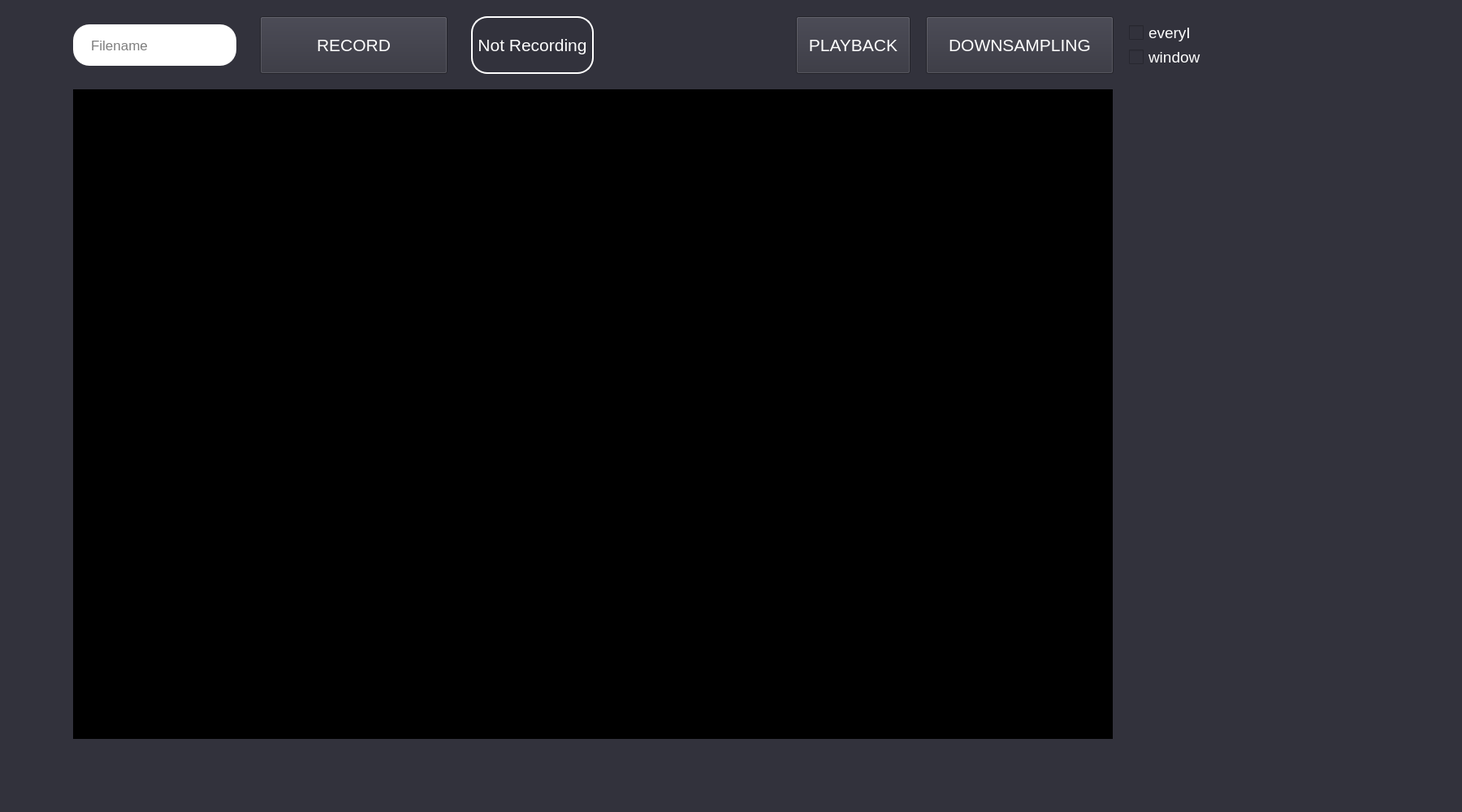
<?xml version="1.0" encoding="UTF-8"?>
<ui version="4.0">
 <class>MainWindow</class>
 <widget class="QMainWindow" name="MainWindow">
  <property name="geometry">
   <rect>
    <x>0</x>
    <y>0</y>
    <width>1800</width>
    <height>1000</height>
   </rect>
  </property>
  <property name="windowTitle">
   <string>MainWindow</string>
  </property>
  <property name="styleSheet">
   <string notr="true">background: rgb(50, 50, 60)</string>
  </property>
  <widget class="QWidget" name="centralwidget">
   <widget class="QStackedWidget" name="stackedWidget">
    <property name="geometry">
     <rect>
      <x>60</x>
      <y>-10</y>
      <width>1800</width>
      <height>1000</height>
     </rect>
    </property>
    <property name="currentIndex">
     <number>0</number>
    </property>
    <widget class="QWidget" name="page">
     <widget class="QLabel" name="countDown">
      <property name="geometry">
       <rect>
        <x>520</x>
        <y>30</y>
        <width>151</width>
        <height>71</height>
       </rect>
      </property>
      <property name="font">
       <font>
        <pointsize>16</pointsize>
       </font>
      </property>
      <property name="autoFillBackground">
       <bool>false</bool>
      </property>
      <property name="styleSheet">
       <string notr="true">color: white;
border: 2px solid white;
border-radius: 20px;</string>
      </property>
      <property name="text">
       <string>Not Recording</string>
      </property>
      <property name="alignment">
       <set>Qt::AlignCenter</set>
      </property>
     </widget>
     <widget class="QLabel" name="frame">
      <property name="geometry">
       <rect>
        <x>30</x>
        <y>120</y>
        <width>1280</width>
        <height>800</height>
       </rect>
      </property>
      <property name="styleSheet">
       <string notr="true">background-color: black;</string>
      </property>
      <property name="text">
       <string/>
      </property>
      <property name="margin">
       <number>0</number>
      </property>
     </widget>
     <widget class="QPushButton" name="recordButton">
      <property name="geometry">
       <rect>
        <x>260</x>
        <y>30</y>
        <width>231</width>
        <height>71</height>
       </rect>
      </property>
      <property name="font">
       <font>
        <pointsize>16</pointsize>
       </font>
      </property>
      <property name="autoFillBackground">
       <bool>false</bool>
      </property>
      <property name="styleSheet">
       <string notr="true">color: white</string>
      </property>
      <property name="text">
       <string>RECORD</string>
      </property>
     </widget>
     <widget class="QLineEdit" name="filename">
      <property name="geometry">
       <rect>
        <x>30</x>
        <y>40</y>
        <width>201</width>
        <height>51</height>
       </rect>
      </property>
      <property name="font">
       <font>
        <pointsize>13</pointsize>
        <weight>50</weight>
        <bold>false</bold>
       </font>
      </property>
      <property name="mouseTracking">
       <bool>false</bool>
      </property>
      <property name="styleSheet">
       <string notr="true">QLineEdit{
	border-radius: 20px;
	background: solid white;
	padding-left: 20px;
}

QLineEdit:focus{
	border: 2px solid rgb(85,170,255)
}</string>
      </property>
      <property name="text">
       <string/>
      </property>
      <property name="cursorPosition">
       <number>0</number>
      </property>
      <property name="placeholderText">
       <string>Filename</string>
      </property>
      <property name="clearButtonEnabled">
       <bool>false</bool>
      </property>
     </widget>
     <widget class="QPushButton" name="downButton">
      <property name="geometry">
       <rect>
        <x>1080</x>
        <y>30</y>
        <width>231</width>
        <height>71</height>
       </rect>
      </property>
      <property name="font">
       <font>
        <pointsize>16</pointsize>
       </font>
      </property>
      <property name="autoFillBackground">
       <bool>false</bool>
      </property>
      <property name="styleSheet">
       <string notr="true">color: white</string>
      </property>
      <property name="text">
       <string>DOWNSAMPLING</string>
      </property>
     </widget>
     <widget class="QPushButton" name="playButton">
      <property name="geometry">
       <rect>
        <x>920</x>
        <y>30</y>
        <width>141</width>
        <height>71</height>
       </rect>
      </property>
      <property name="font">
       <font>
        <pointsize>16</pointsize>
       </font>
      </property>
      <property name="autoFillBackground">
       <bool>false</bool>
      </property>
      <property name="styleSheet">
       <string notr="true">color: white</string>
      </property>
      <property name="text">
       <string>PLAYBACK</string>
      </property>
     </widget>
     <widget class="QCheckBox" name="everCheckBox">
      <property name="geometry">
       <rect>
        <x>1330</x>
        <y>40</y>
        <width>171</width>
        <height>21</height>
       </rect>
      </property>
      <property name="font">
       <font>
        <pointsize>14</pointsize>
       </font>
      </property>
      <property name="styleSheet">
       <string notr="true">QCheckBox::indicator {
	width: 18px;
	height: 18px;
	color: white;
}

QCheckBox{
	color: white;
}</string>
      </property>
      <property name="text">
       <string>everyI</string>
      </property>
     </widget>
     <widget class="QCheckBox" name="windCheckBox">
      <property name="geometry">
       <rect>
        <x>1330</x>
        <y>70</y>
        <width>171</width>
        <height>21</height>
       </rect>
      </property>
      <property name="font">
       <font>
        <pointsize>14</pointsize>
       </font>
      </property>
      <property name="styleSheet">
       <string notr="true">QCheckBox::indicator {
	width: 18px;
	height: 18px;
	color: white;
}

QCheckBox{
	color: white;
}</string>
      </property>
      <property name="text">
       <string>window</string>
      </property>
     </widget>
    </widget>
    <widget class="QWidget" name="page_2">
     <widget class="QLabel" name="savingLabel">
      <property name="geometry">
       <rect>
        <x>450</x>
        <y>410</y>
        <width>831</width>
        <height>181</height>
       </rect>
      </property>
      <property name="font">
       <font>
        <pointsize>35</pointsize>
       </font>
      </property>
      <property name="styleSheet">
       <string notr="true">color: white;</string>
      </property>
      <property name="text">
       <string/>
      </property>
      <property name="alignment">
       <set>Qt::AlignCenter</set>
      </property>
     </widget>
    </widget>
   </widget>
  </widget>
 </widget>
 <resources/>
 <connections/>
</ui>
